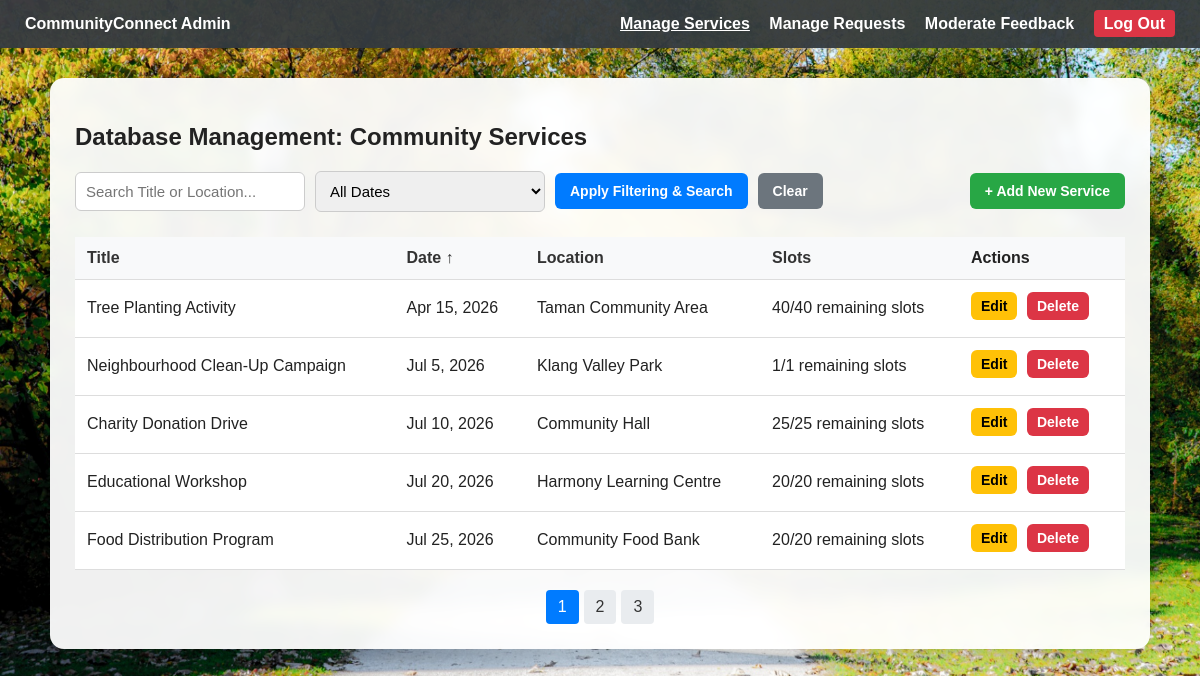
/admin.php?sort=EventDate&dir=ASC (signed in), run on the app's committed database.
### tables this page shows
CREATE TABLE CommunityServices (
    ServiceID INT AUTO_INCREMENT PRIMARY KEY,
    Title VARCHAR(150) NOT NULL,
    Description TEXT NOT NULL,
    EventDate DATE NOT NULL,
    EventStartTime TIME NOT NULL,
    EventEndTime TIME NOT NULL,
    Location VARCHAR(150) NOT NULL,
    Capacity INT NOT NULL,
    AdminID INT,
    CreatedAt TIMESTAMP DEFAULT CURRENT_TIMESTAMP,
    FOREIGN KEY (AdminID) REFERENCES Users(UserID)
);

### admin.php (the view, shortened to what this page needs)
<?php
require 'db_connect.php';
$search = isset($_GET['search']) ? trim($_GET['search']) : '';
$filter = isset($_GET['filter']) ? $_GET['filter'] : 'all';
$sort_col = isset($_GET['sort']) ? $_GET['sort'] : 'EventDate';
$sort_dir = isset($_GET['dir']) && $_GET['dir'] == 'ASC' ? 'ASC' : 'DESC';
$page = isset($_GET['page']) ? intval($_GET['page']) : 1;
$limit = 5;
$sql_where = "WHERE 1=1 ";
$count_query = "SELECT COUNT(*) as total FROM CommunityServices " . $sql_where;
$count_result = $conn->query($count_query);
$total_rows = $count_result->fetch_assoc()['total'];
$total_pages = ceil($total_rows / $limit);
$offset = ($page - 1) * $limit;
$sql = "
    SELECT
        CommunityServices.*,
        (
            SELECT COUNT(*)
            FROM ParticipationRequests pr
            WHERE pr.ServiceID = CommunityServices.ServiceID
            AND pr.Status = 'Approved'
        ) AS approved_count,
        (
            Capacity - (
                SELECT COUNT(*)
                FROM ParticipationRequests pr
                WHERE pr.ServiceID = CommunityServices.ServiceID
                AND pr.Status = 'Approved'
            )
        ) AS remaining_slots
    FROM CommunityServices
    $sql_where
    ORDER BY $sort_col $sort_dir
    LIMIT $limit OFFSET $offset
";
$result = $conn->query($sql);
function build_url($updates) {
    $params = $_GET;
    foreach($updates as $key => $value) { $params[$key] = $value; }
    return '?' . http_build_query($params);
}
?>
<!DOCTYPE html>
<html lang="en">
<head>
    <link rel="stylesheet" href="style.css">
</head>
<body>
<div class="navbar admin">
    <div><strong>CommunityConnect Admin</strong></div>
    <div>
        <a href="admin.php" style="text-decoration: underline;">Manage Services</a>
        <a href="manage_requests.php">Manage Requests</a>
        <a href="moderate_feedback.php">Moderate Feedback</a>
        <a
            href="logout.php"
            onclick="return confirm('Are you sure you want to log out?');"
            style="background: #dc3545; padding: 5px 10px; border-radius: 4px;"
        >
            Log Out
        </a>
    </div>
</div>
<div class="container">
    <h2>Database Management: Community Services</h2>
    <div class="controls">
        <form action="admin.php" method="GET">
            <input type="text" name="search" placeholder="Search Title or Location..." value="<?php echo htmlspecialchars($search); ?>">
            <select name="filter">
                <option value="all" <?php if($filter == 'all') echo 'selected'; ?>>All Dates</option>
            </select>
            <button type="submit" class="btn-primary">Apply Filtering & Search</button>
            <a href="admin.php" class="btn-secondary">Clear</a>
        </form>
        <a href="admin.php?action=add" class="btn-success">+ Add New Service</a>
    </div>
    <table>
        <thead>
            <tr>
                <?php $next_dir = ($sort_dir == 'ASC') ? 'DESC' : 'ASC'; ?>
                <th><a href="<?php echo build_url(['sort'=>'Title', 'dir'=>$next_dir]); ?>">Title <?php if($sort_col=='Title') echo ($sort_dir=='ASC')?'&uarr;':'&darr;'; ?></a></th>
                <th><a href="<?php echo build_url(['sort'=>'EventDate', 'dir'=>$next_dir]); ?>">Date <?php if($sort_col=='EventDate') echo ($sort_dir=='ASC')?'&uarr;':'&darr;'; ?></a></th>
                <th><a href="<?php echo build_url(['sort'=>'Location', 'dir'=>$next_dir]); ?>">Location <?php if($sort_col=='Location') echo ($sort_dir=='ASC')?'&uarr;':'&darr;'; ?></a></th>
                <th><a href="<?php echo build_url(['sort'=>'Capacity', 'dir'=>$next_dir]); ?>">Slots <?php if($sort_col=='Capacity') echo ($sort_dir=='ASC')?'&uarr;':'&darr;'; ?></a></th>
                <th>Actions</th>
            </tr>
        </thead>
        <tbody>
            <?php
            if ($result->num_rows > 0) {
                while($row = $result->fetch_assoc()) {
                    echo "<tr>";
                    echo "<td>" . htmlspecialchars($row['Title']) . "</td>";
                    echo "<td>" . date("M j, Y", strtotime($row['EventDate'])) . "</td>";
                    echo "<td>" . htmlspecialchars($row['Location']) . "</td>";
                    $remaining_slots = max(0, intval($row['remaining_slots']));
                    $total_capacity = intval($row['Capacity']);
                    echo "<td>" . $remaining_slots . "/" . $total_capacity . " remaining slots</td>";
                    echo "<td>
                            <a href='admin.php?action=edit&id=" . $row['ServiceID'] . "' class='btn-warning'>Edit</a>
                            <a href='admin.php?delete=" . $row['ServiceID'] . "' class='btn-danger' onclick=\"return confirm('Confirm deletion from database?');\">Delete</a>
                          </td>";
                    echo "</tr>";
                }
            } else {
                echo "<tr><td colspan='5' style='text-align: center;'>No community services found in the database.</td></tr>";
            }
            ?>
        </tbody>
    </table>
    <?php if ($total_pages > 1): ?>
    <div class="pagination">
        <?php for ($i = 1; $i <= $total_pages; $i++): ?>
            <a href="<?php echo build_url(['page' => $i]); ?>" class="<?php echo ($page == $i) ? 'active' : ''; ?>">
                <?php echo $i; ?>
            </a>
        <?php endfor; ?>
    </div>
    <?php endif; ?>
</div>
</body>
</html>

### style.css (style rules this page uses)
* { box-sizing: border-box; }
body { font-family: Arial, sans-serif; margin: 0; color: #222; background-image: url("images/image3.jpg"); background-size: cover; background-position: center; background-repeat: no-repeat; background-attachment: fixed; }
.navbar { background-color: rgba(0, 123, 255, 0.95); padding: 15px 25px; color: white; display: flex; justify-content: space-between; align-items: center; }
.navbar.admin { background-color: rgba(52, 58, 64, 0.95); }
.navbar a { color: white; text-decoration: none; margin-left: 15px; font-weight: bold; }
.container { max-width: 1100px; margin: 30px auto; background: rgba(255, 255, 255, 0.94); padding: 25px; border-radius: 14px; box-shadow: 0 8px 25px rgba(0, 0, 0, 0.18); backdrop-filter: blur(6px); overflow-x: auto; }
input, textarea, select { width: 100%; padding: 10px; margin-top: 6px; margin-bottom: 12px; border: 1px solid #ccc; border-radius: 6px; font-size: 15px; }
button, .btn, .btn-primary, .btn-success, .btn-danger, .btn-warning, .btn-secondary, .btn-view, .btn-join, .btn-back, .btn-feedback, .btn-approve, .btn-reject { display: inline-block; padding: 10px 15px; border: none; border-radius: 6px; cursor: pointer; font-weight: bold; text-decoration: none; text-align: center; font-size: 14px; }
button, .btn-primary { background-color: #007BFF; color: white; }
.btn-success { background-color: #28a745; color: white; }
.btn-danger { background-color: #dc3545; color: white; }
.btn-warning { background-color: #ffc107; color: black; }
.btn-secondary { background-color: #6c757d; color: white; }
td .btn-warning, td .btn-danger, td .btn-success, td .btn-secondary { padding: 6px 10px; font-size: 14px; margin-right: 5px; margin-bottom: 5px; }
table { width: 100%; border-collapse: collapse; margin-top: 20px; background: white; }
th, td { padding: 12px; text-align: left; border-bottom: 1px solid #ddd; }
th { background-color: #f8f9fa; }
th a { color: #333; text-decoration: none; }
.controls { display: flex; justify-content: space-between; align-items: center; gap: 15px; margin-bottom: 25px; }
.controls form { display: flex; align-items: center; gap: 10px; flex-wrap: wrap; margin-bottom: 0; }
.controls input, .controls select { width: 230px; margin: 0; }
.controls button { width: auto; white-space: nowrap; }
.controls .btn-secondary, .controls .btn-success { white-space: nowrap; }
.pagination { margin-top: 20px; display: flex; gap: 5px; justify-content: center; }
.pagination a { padding: 8px 12px; background: #e9ecef; text-decoration: none; color: #333; border-radius: 4px; }
.pagination a.active { background: #007BFF; color: white; }

### data on the page
communityservices: Title "Tree Planting Activity", EventDate "Apr 15, 2026", Location "Taman Community Area", remaining_slots "40", Capacity "40"
communityservices: Title "Neighbourhood Clean-Up Campaign", EventDate "Jul 5, 2026", Location "Klang Valley Park", remaining_slots "1", Capacity "1"
communityservices: Title "Charity Donation Drive", EventDate "Jul 10, 2026", Location "Community Hall", remaining_slots "25", Capacity "25"
communityservices: Title "Educational Workshop", EventDate "Jul 20, 2026", Location "Harmony Learning Centre", remaining_slots "20", Capacity "20"
communityservices: Title "Food Distribution Program", EventDate "Jul 25, 2026", Location "Community Food Bank", remaining_slots "20", Capacity "20"
